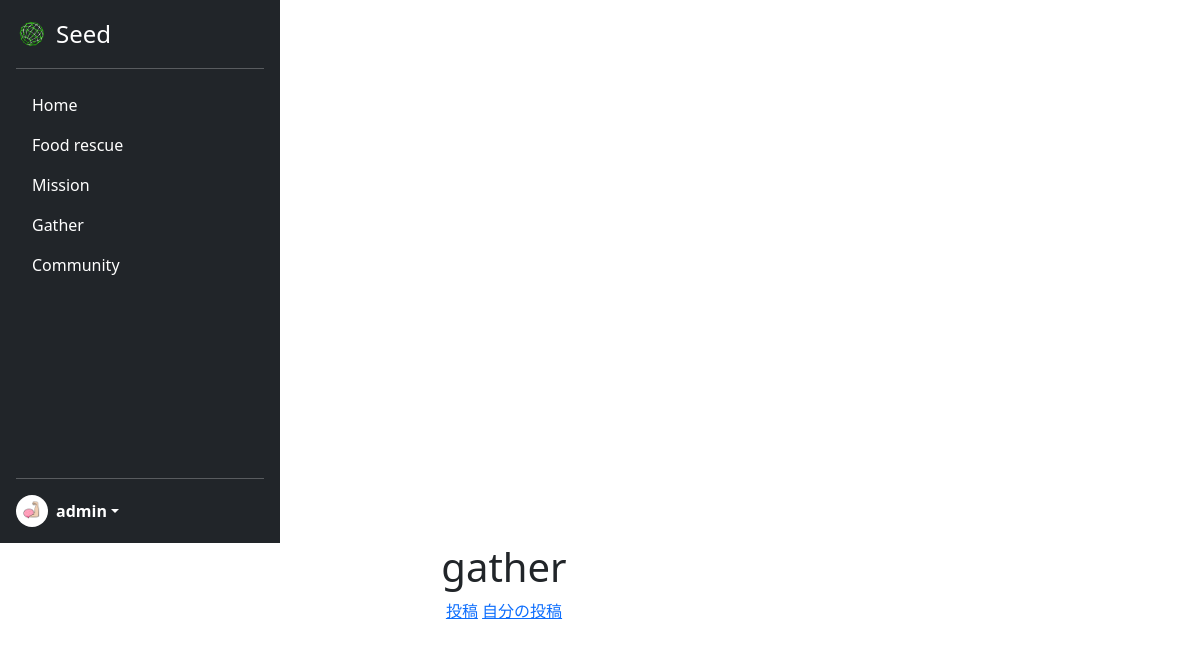
The page /gather/ (signed in) on the database as committed earlier.
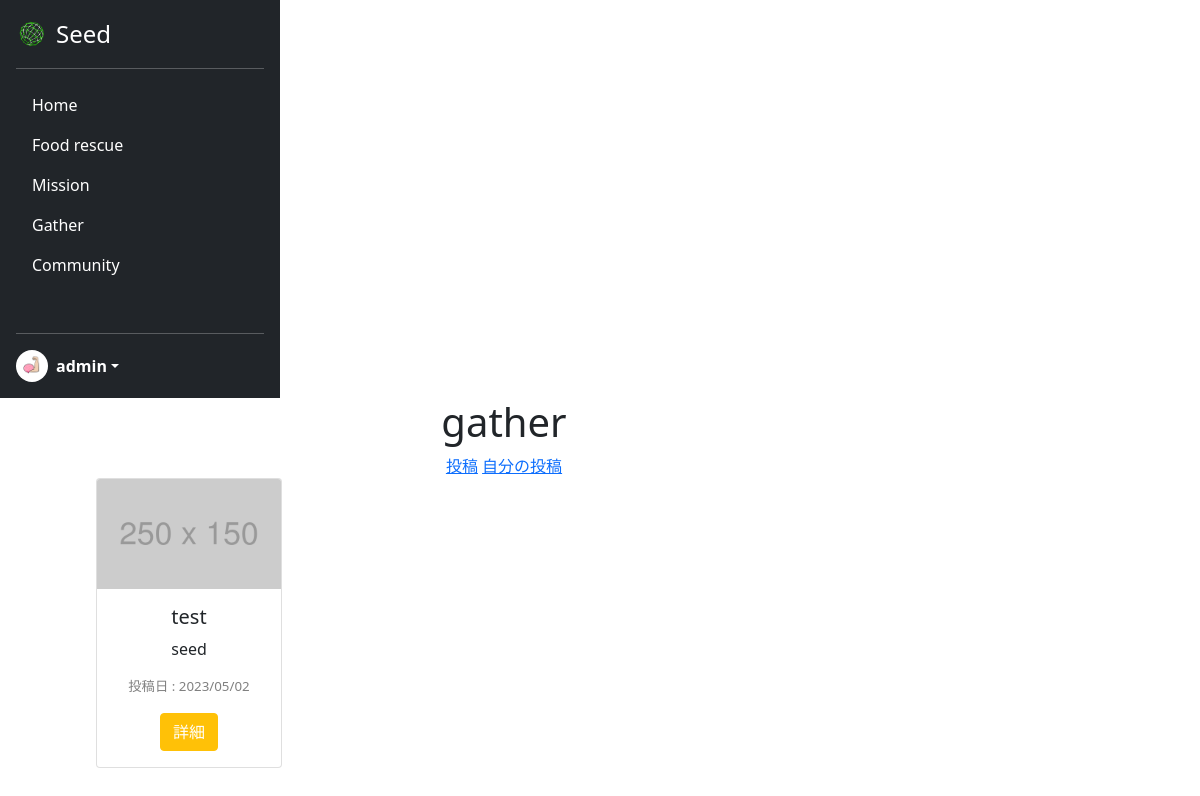
The same page on the database as committed later.
### seed/models.py (models this page shows)
class Gather(models.Model):
    user_id = models.ForeignKey(CustomUser, verbose_name="募集主", on_delete=models.CASCADE)
    title = models.CharField(verbose_name="タイトル", max_length=100)
    prefecture = models.ForeignKey(Prefecture, verbose_name="都道府県", on_delete=models.CASCADE)
    access = models.CharField(verbose_name="アクセス", max_length=200)
    contact = models.CharField(verbose_name="連絡先", max_length=254)
    detail = models.TextField(verbose_name="詳細", max_length=300)
    create_at = models.DateTimeField(verbose_name="作成日時", auto_now_add=True)

### acount/models.py (models this page shows)
class CustomUser(AbstractUser):
    is_general = models.BooleanField(null=True ,default=True)
    is_active = models.BooleanField(null=True ,default=False)
    profile_pic = models.ImageField(upload_to='profile_pics', blank=True)

### seed/views.py (the view)
# urls.py: path('gather/', views.GatherView.as_view(), name='gather'),
class GatherView(ListView):
    template_name = 'gather.html'
    model = Gather
    context_object_name = 'gather_list'
    def get_queryset(self):
        return Gather.objects.order_by('-create_at')

### seed/templates/gather.html (shortened to what this page needs)
{% extends 'mypagebase.html' %}
{% load static %}
{% block content %}
<div class="text-center">
    {% if request.user.is_authenticated %}
    <h1>gather</h1>
    <a href="{% url 'seed:gatherpost' %}">投稿</a>
    <a href="{% url 'seed:mygather' %}">自分の投稿</a>
    <div class="container">
        <div class="row">
            {% for gather in gather_list %}
            <div class="col-3">
                <div class="card" style="width: 100%;">
                    <img src="{% static 'assets/img/mypage/damy.png' %}" class="card-img-top" alt="...">
                    <div class="card-body">
                        <h5 class="card-title">{{gather.title}}</h5>
                        <p class="card-text">
                            {{gather.user_id.username}}
                        </p>
                        <p class="card-text" style="color:gray; font-size:smaller;">
                            <span class="text-start">投稿日 : </span><span class="text-end">{{gather.create_at|date:"Y/m/d"}}</span>
                        </p>
                        <a href="" class="btn btn-warning" style="color:white;">詳細</a>
                    </div>
                </div>
            </div>
            {% endfor %}
        </div>
    </div>
    {% else %}
    <h1>ログインしてください</h1>
    <a href="{% url 'seed:login' %}" class="btn btn-primary">ログイン</a>
    {% endif %}
</div>
{% endblock %}

Rows that differ between the two databases and show on the page:
added Gather: title "test", user_id.username "seed", create_at "2023/05/02"
